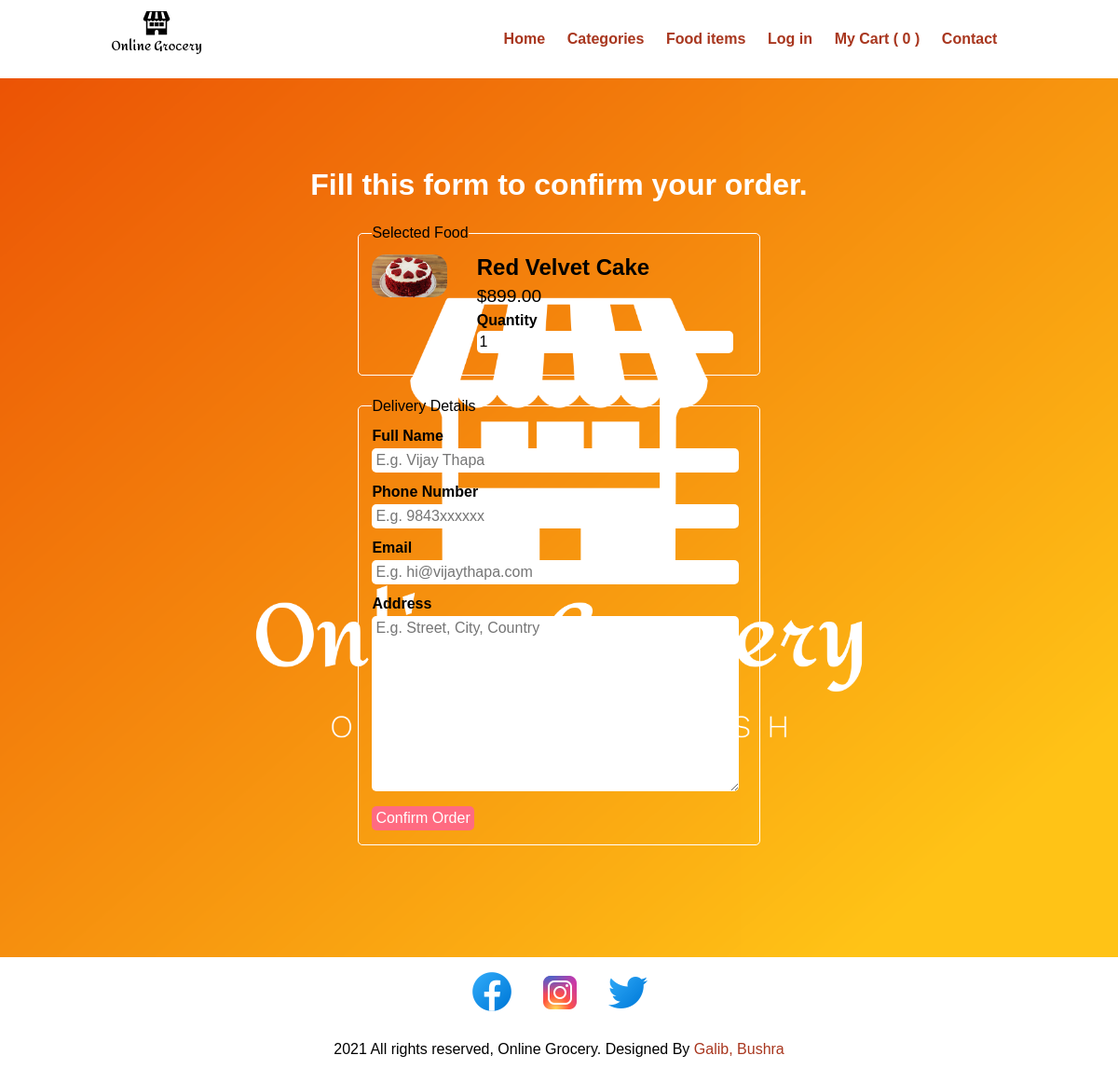
Before: /order.php?food_id=9 with the older database file.
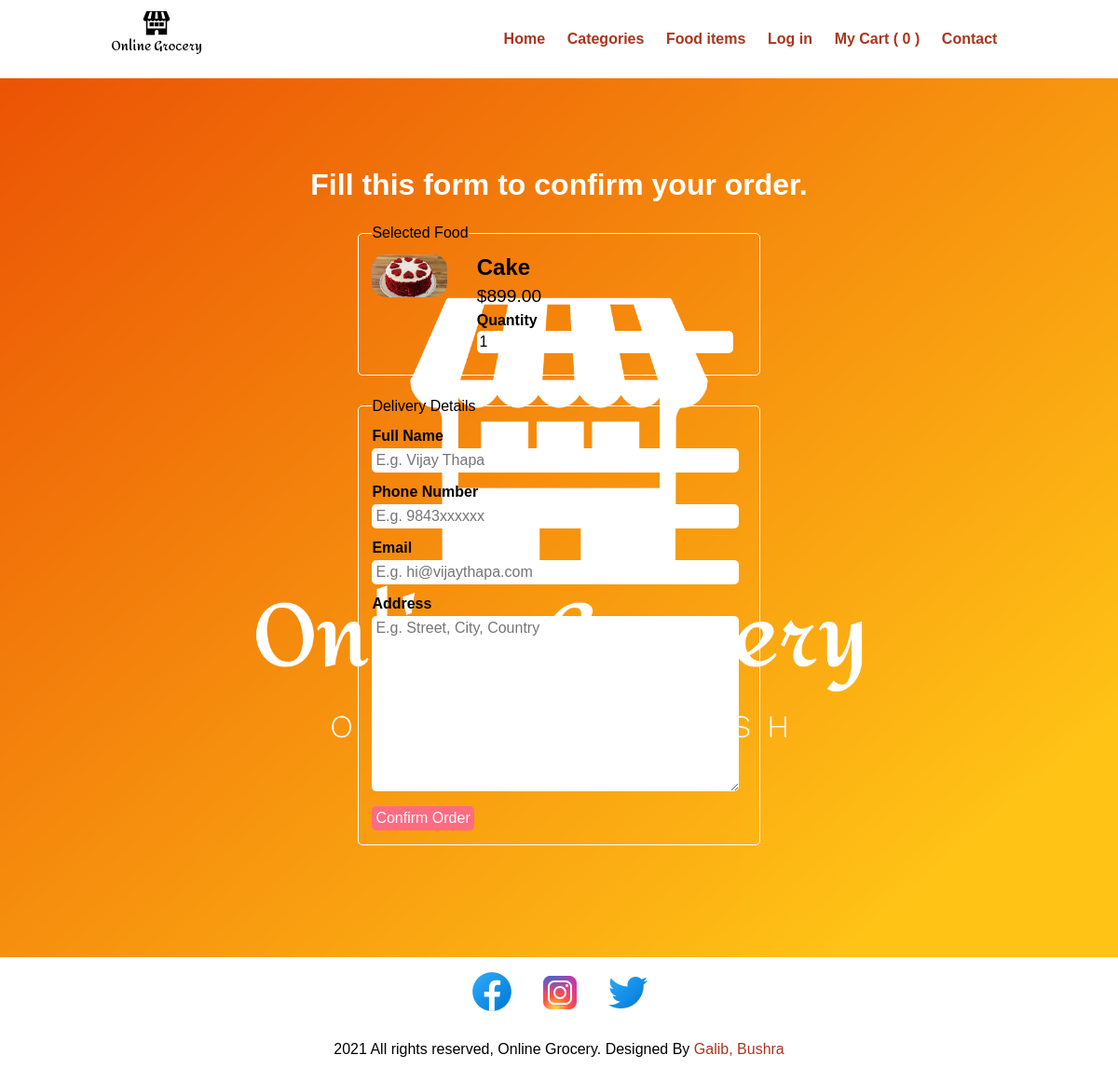
After: the same page with the newer database file.
### tables this page shows
CREATE TABLE `tbl_food` (
  `id` int(10) UNSIGNED NOT NULL,
  `title` varchar(100) NOT NULL,
  `description` text NOT NULL,
  `price` decimal(10,2) NOT NULL,
  `image_name` varchar(255) NOT NULL,
  `category_id` int(10) UNSIGNED NOT NULL,
  `featured` varchar(10) NOT NULL,
  `active` varchar(10) NOT NULL
);

### order.php (the view, shortened to what this page needs)
<?php include('partials-front/menu.php'); ?>
<?php
if(isset($_GET['food_id']))
{
    $food_id = $_GET['food_id'];
    $sql = "SELECT * FROM tbl_food WHERE id=$food_id";
    $res = mysqli_query($conn, $sql);
    $count = mysqli_num_rows($res);
    if($count==1)
    {
        $row = mysqli_fetch_assoc($res);
        $title = $row['title'];
        $price = $row['price'];
        $image_name = $row['image_name'];
    }
    else
    {
        header('location:'.SITEURL);
    }
}
else
{
    header('location:'.SITEURL);
}
?>
<section class="food-search">
    <div class="container">
        <h2 class="text-center text-white">Fill this form to confirm your order.</h2>
        <form action="" method="POST" class="order">
            <fieldset>
                <legend>Selected Food</legend>
                <div class="food-menu-img">
                    <?php
                    if($image_name=="")
                    {
                        echo "<div class='error'>Image not Available.</div>";
                    }
                    else
                    {
                        ?>
                        <img src="<?php echo SITEURL; ?>images/food/<?php echo $image_name; ?>" alt="Chicke Hawain Pizza" class="img-responsive img-curve">
                        <?php
                    }
                    ?>
                </div>
                <div class="food-menu-desc">
                    <h3><?php echo $title; ?></h3>
                    <p class="food-price">$<?php echo $price; ?></p>
                    <div class="order-label">Quantity</div>
                    <input type="number" name="qty" class="input-responsive" value="1" required>
                </div>
            </fieldset>
            <fieldset>
                <legend>Delivery Details</legend>
                <div class="order-label">Full Name</div>
                <input type="text" name="full-name" placeholder="E.g. Vijay Thapa" class="input-responsive" required>
                <div class="order-label">Phone Number</div>
                <input type="tel" name="contact" placeholder="E.g. 9843xxxxxx" class="input-responsive" required>
                <div class="order-label">Email</div>
                <input type="email" name="email" placeholder="E.g. hi@vijaythapa.com" class="input-responsive" required>
                <div class="order-label">Address</div>
                <textarea name="address" rows="10" placeholder="E.g. Street, City, Country" class="input-responsive" required></textarea>
                <input type="submit" name="submit" value="Confirm Order" class="btn btn-primary">
            </fieldset>
        </form>
            </div>
        </section>
        <?php include('partials-front/footer.php'); ?>

Changed rows visible on the page:
changed tbl_food: title "Red Velvet Cake" → "Cake"
